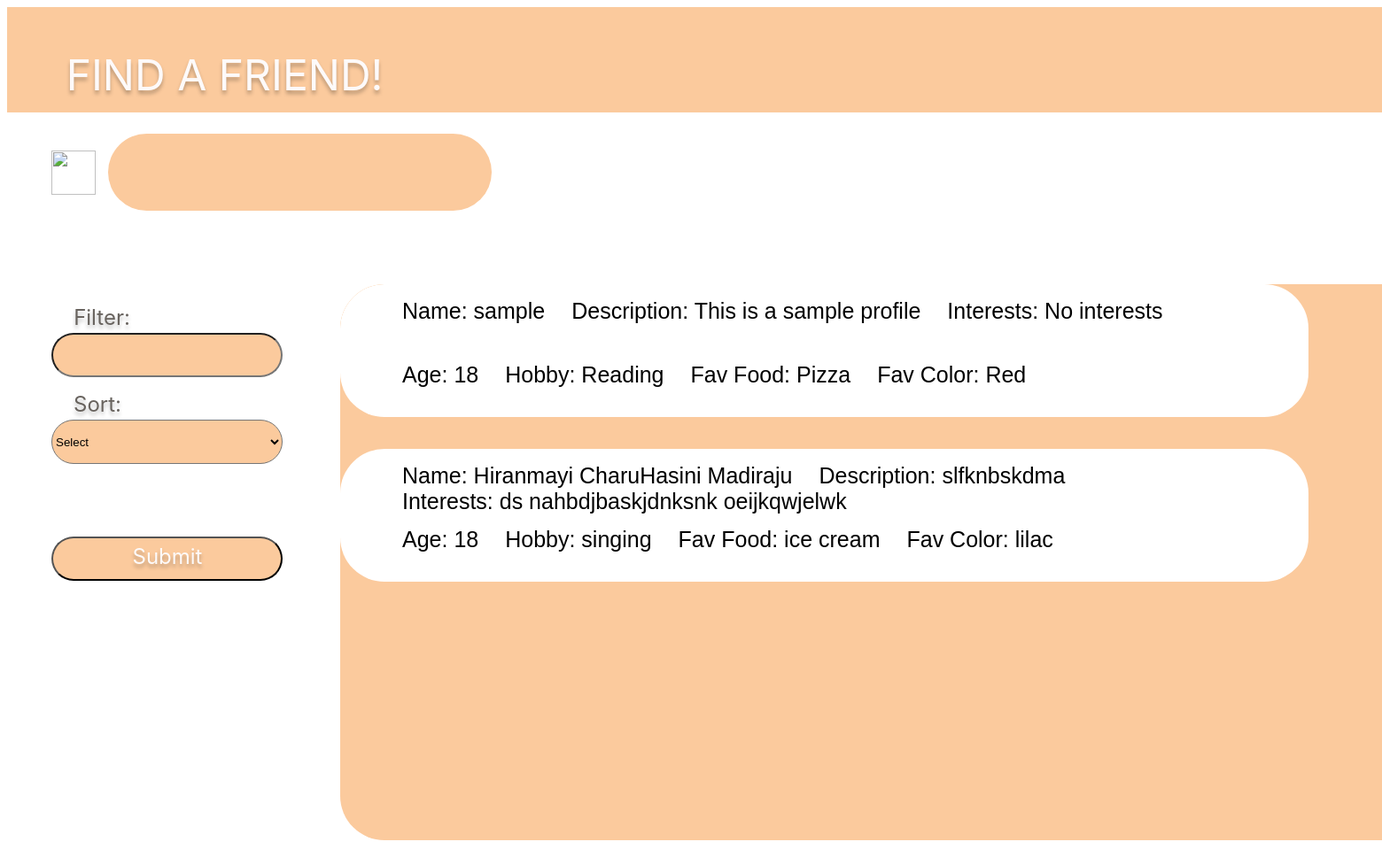
The app's page /browse, older data.
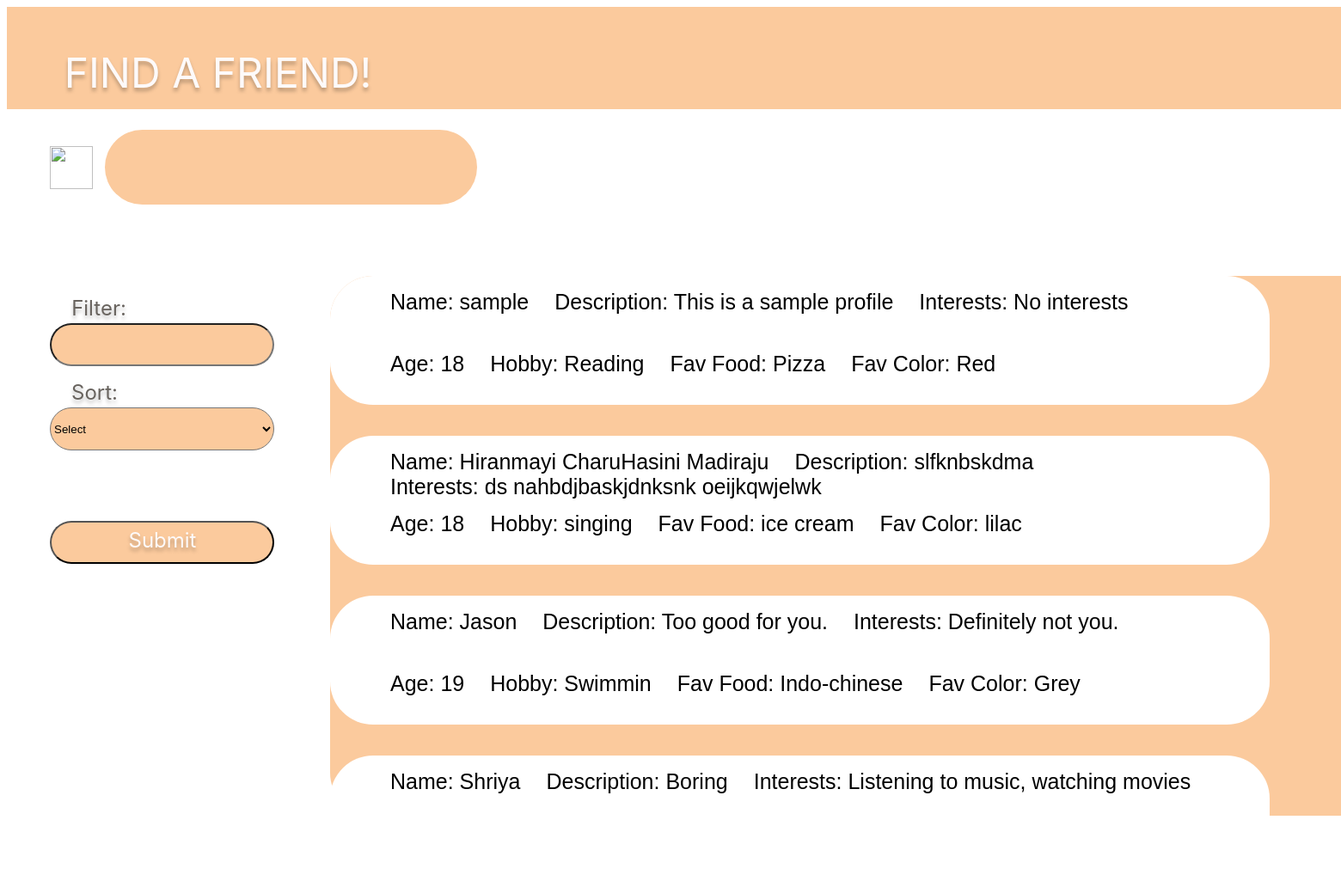
The same page, newer data.
### findafriend/models.py (models this page shows)
class profile(models.Model):
    name = models.CharField(max_length=30)
    password = models.CharField(max_length=30)
    description = models.CharField(max_length=300)
    interests = models.CharField(max_length=150)
    color = models.CharField(max_length=30)
    food = models.CharField(max_length=30)
    hobby = models.CharField(max_length=30)
    age = models.IntegerField()

### findafriend/views.py (the view)
# urls.py: path('browse', views.browse, name='browse')
def browse(request):
    if request.method == 'POST':
        fr = request.POST['fname']
        sort = request.POST['sort']
        if fr!="":
            values = fr.split(":")
            value = values[1]
            column = values[0]
        sortvalues = {
            "Alphabetic Ascending": 'name',
            "Alphabetic Descending": '-name',
            "Age Ascending": 'age',
            "Age Descending": '-age',
        }
        if fr!="" and sort!="select":
            values = list(profile.objects.values_list(column, flat=True))
            if value in values:
                if column=="color":
                    prof = profile.objects.filter(color = value).values()
                    sortvalue = sortvalues[sort]
                    prof = prof.order_by(sortvalue).values()
                    return render(request, 'browse.html', {'profiles':prof})
                elif column=="hobby":
                    prof = profile.objects.filter(hobby = value).values()
                    sortvalue = sortvalues[sort]
                    prof = prof.order_by(sortvalue).values()
                    return render(request, 'browse.html', {'profiles':prof})
                elif column=="food":
                    prof = profile.objects.filter(food = value).values()
                    sortvalue = sortvalues[sort]
                    prof = prof.order_by(sortvalue).values()
                    return render(request, 'browse.html', {'profiles':prof})
                else:
                    return redirect(reverse('browse'))
        elif fr!="":
            values = list(profile.objects.values_list(column, flat=True))
            if value in values:
                if column=="color":
                    prof = profile.objects.filter(color = value).values()
                    return render(request, 'browse.html', {'profiles':prof})
                elif column=="hobby":
                    prof = profile.objects.filter(hobby = value).values()
                    return render(request, 'browse.html', {'profiles':prof})
                elif column=="food":
                    prof = profile.objects.filter(food = value).values()
                    return render(request, 'browse.html', {'profiles':prof})
        elif sort!="select":
            sortvalue = sortvalues[sort]
            prof = profile.objects.all().order_by(sortvalue).values()
            return render(request, 'browse.html', {'profiles':prof})
        else:
            return redirect(reverse('browse'))
    else:
        profiles = profile.objects.all()
        return render(request, 'browse.html', {'profiles':profiles})

### templates/browse.html (shortened to what this page needs)
{% load static %}
<html lang="en">
    <head>
      <link href="/static/browse.css" rel="stylesheet" >
    </head>
    <body>
    <div class="browse screen">
      <div class="overlap-group">
        <div class="nav"></div>
        <h1 class="title ">
          <span class="inter-normal-alabaster-48px">FIND A FRIEND!</span>
        </h1>
        <img
          class="group"
          src="https://anima-uploads.s3.amazonaws.com/projects/62b357833422e3d8c84741aa/releases/62b357a767d65f4faaff22dc/img/group-2@2x.png">
        <div class="namedetails"></div>
        <div class="namedetails-1">
            {% for profile in profiles %}
            <div class="profile">
              <ul>
                <li>
               Name: {{profile.name}}
                </li>
                <li>
                  Description: {{profile.description}}
                   </li>
                   <li>
                    Interests: {{profile.interests}}
                     </li>
                     <br></br>
                     <br></br>
                     <li>
                      Age: {{profile.age}}
                       </li>
                       <li>
                        Hobby: {{profile.hobby}}
                         </li>
                         <li>
                          Fav Food: {{profile.food}}
                           </li>
                           <li>
                            Fav Color: {{profile.color}}
                           </li>
                </ul>
            </div>
              <br></br>
            {% endfor %}
        </div>
        <form method="POST" action="browse">
          <input type="text" id="fname" class= "filter" name="fname">
          <select name="sort" class="sort" id="sort">
            <option value="select">Select</option>
          </select>
        <input type="submit" class="submit" name="submit" value="">
    </form>
        <div class="filter-1 inter-normal-ironside-gray-24px">
          <span class="inter-normal-ironside-gray-24px">Filter:</span>
        </div>
        <div class="sort-1 inter-normal-ironside-gray-24px">
          <span class="inter-normal-ironside-gray 24px">Sort:</span>
          </div>
          <div class="submit-1 inter-normal-alabaster-24px">
            <span class="inter-normal-alabaster-24px">Submit</span>
          </div>
        </div>
      </div>
    </body>
  </html>

### static/browse.css (style rules this page uses)
.browse { align-items: flex-start; background-color: #ffffff; display: flex; width: 1512px; }
.overlap-group { height: 982px; position: relative; width: 1512px; }
.submit { background-color: var(--peach-orange); border-radius: 50px; height: 50px; left: 50px; position: absolute; top: 598px; width: 261px; }
.filter-1 { left: 18px; letter-spacing: 0; position: absolute; text-align: center; font-family: "Gill Sans", sans-serif; font-size:25px; text-shadow: 0px 4px 4px #00000040; top: 336px; width: 178px; }
.submit-1 { left: 92px; letter-spacing: 0; position: absolute; text-align: center; font-family: "Gill Sans", sans-serif; font-size:25px; text-shadow: 0px 4px 4px #00000040; top: 606px; width: 178px; }
.sort { height: 50px; left: 50px; background-color: var(--peach-orange); border-radius: 50px; position: absolute; width: 261px; top: 466px; }
.sort-1 { left: 56px; letter-spacing: 0; position: absolute; font-family: "Gill Sans", sans-serif; font-size:25px; text-align: center; text-shadow: 0px 4px 4px #00000040; top: 434px; width: 92px; }
.namedetails-1 { background-color: var(--peach-orange); border-radius: 50px; height: 628px; left: 376px; position: relative; top: 313px; width: 1493px; overflow: scroll; align-items: center; }
.filter { background-color: var(--peach-orange); border-radius: 50px; height: 50px; left: 50px; position: absolute; top: 368px; width: 261px; }
.title { left: 50px; letter-spacing: 0; position: absolute; font-family: "Gill Sans", sans-serif; font-size:25px; text-align: center; text-shadow: 0px 4px 4px #00000040; top: 30px; width: 391px; }
.namedetails { border-radius: 50px; height: 87px; left: 114px; background-color: var(--peach-orange); width: 433px; position: absolute; top: 143px; }
.nav { height: 119px; left: 0; background-color: var(--peach-orange); position: absolute; width: 1912px; top: 0; }
.group { height: 50px; left: 50px; position: absolute; top: 162px; width: 50px; }
:root { --black: rgba(0, 0, 0, 1); --ironside-gray: rgba(104, 99, 94, 1); --ironside-gray-2: rgba(104, 99, 95, 1); --peach-orange: rgba(251, 202, 157, 1); --alabaster: rgba(253, 250, 250, 1); --negroni-2: rgba(255, 222, 192, 1); --negroni: rgba(255, 225, 198, 1); --sazerac:rgba(255, 236, 226, 1); --white: rgba(255, 255, 255, 1); --font-size-m: 24px; --font-size-1: 32px; --font-size-x1: 36px; --font-size-xx1: 48px; --font-family-inter: "Inter"; }
.inter-normal-ironside-gray-24px { font-style: normal; color: var(--ironside-gray); font-family: var(--font-family-inter); font-size: var(--font-size-m); font-weight: 400; font-style: normal; }
.inter-normal-alabaster-48px { color: var(--alabaster); font-family: "Gill Sans", sans-serif; font-size: var(--font-size-xx1); font-weight: 400; font-style: normal; }
.inter-normal-alabaster-24px { color: var(--alabaster); font-family: var(--font-family-inter); font-size: var(--font-size-m); font-weight: 400; font-style: normal; }
.profile { width: 1093px; border-radius: 50px; height:150px; background-color: white; overflow: hidden; }
li { float: left; padding-left: 30px; list-style-type: none; text-decoration: none; font-size: 25px; font-family: "Gill Sans", sans-serif; }

### templates/browse.html (style rules this page uses)
:root { --black: rgba(0, 0, 0, 1); --ironside-gray: rgba(104, 99, 94, 1); --ironside-gray-2: rgba(104, 99, 95, 1); --peach-orange: rgba(251, 202, 157, 1); --alabaster: rgba(253, 250, 250, 1); --negroni-2: rgba(255, 222, 192, 1); --negroni: rgba(255, 225, 198, 1); --sazerac: rgba(255, 236, 226, 1); --white: rgba(255, 255, 255, 1); --font-size-m: 24px; --font-size-l: 32px; --font-size-xl: 36px; --font-size-xxl: 48px; --font-family-inter: "Inter"; }
.inter-normal-ironside-gray-24px { color: var(--ironside-gray); font-family: var(--font-family-inter); font-size: var(--font-size-m); font-weight: 400; font-style: normal; }
.inter-normal-alabaster-48px { color: var(--alabaster); font-family: var(--font-family-inter); font-size: var(--font-size-xxl); font-weight: 400; font-style: normal; }
.inter-normal-alabaster-24px { color: var(--alabaster); font-family: var(--font-family-inter); font-size: var(--font-size-m); font-weight: 400; font-style: normal; }

Row changes from the older to the newer data that the page shows:
added profile: name "Jason", description "Too good for you.", interests "Definitely not you.", age "19", hobby "Swimmin", food "Indo-chinese", color "Grey"
added profile: name "Shriya", description "Boring", interests "Listening to music, watching movies"
